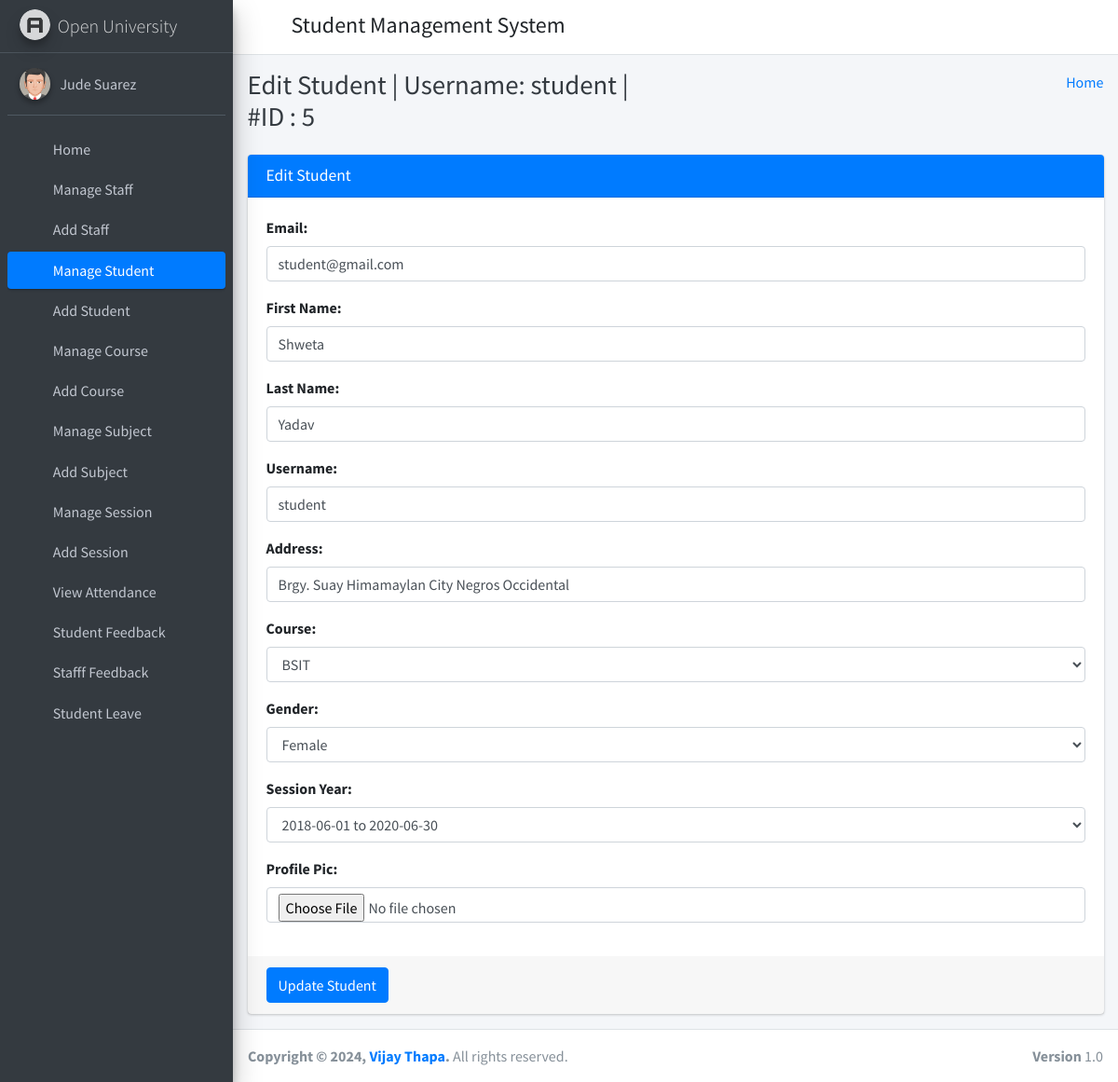
The app's page /edit_student/5 (signed in) with its own data.
### student_management_app/models.py (models this page shows)
class CustomUser(AbstractUser):
    user_type_data = ((1, "HOD"), (2, "Staff"), (3, "Student"))
    user_type = models.CharField(default=1, choices=user_type_data, max_length=10)

class Students(models.Model):
    id = models.AutoField(primary_key=True)
    admin = models.OneToOneField(CustomUser, on_delete = models.CASCADE)
    gender = models.CharField(max_length=50)
    profile_pic = models.FileField()
    address = models.TextField()
    course_id = models.ForeignKey(Courses, on_delete=models.DO_NOTHING, default=1)
    session_year_id = models.ForeignKey(SessionYearModel, on_delete=models.CASCADE)
    created_at = models.DateTimeField(auto_now_add=True)
    updated_at = models.DateTimeField(auto_now=True)
    objects = models.Manager()

### student_management_app/HodViews.py (the view)
# urls.py: path('edit_student/<student_id>', HodViews.edit_student, name="edit_student"),
def edit_student(request, student_id):
    request.session['student_id'] = student_id
    student = Students.objects.get(admin=student_id)
    form = EditStudentForm()
    form.fields['email'].initial = student.admin.email
    form.fields['username'].initial = student.admin.username
    form.fields['first_name'].initial = student.admin.first_name
    form.fields['last_name'].initial = student.admin.last_name
    form.fields['address'].initial = student.address
    form.fields['course_id'].initial = student.course_id.id
    form.fields['gender'].initial = student.gender
    form.fields['session_year_id'].initial = student.session_year_id.id
    context = {
        "id": student_id,
        "username": student.admin.username,
        "form": form
    }
    return render(request, "hod_template/edit_student_template.html", context)

### student_management_app/LoginCheckMiddleWare.py (called while the page is built, shortened)
    def process_view(self, request, view_func, view_args, view_kwargs):
        modulename = view_func.__module__
        user = request.user
        if user.is_authenticated:
            if user.user_type == "1":
                if modulename == "student_management_app.HodViews":
                    pass
                elif modulename == "student_management_app.views" or modulename == "django.views.static":
                    pass
                else:
                    return redirect("admin_home")
            else:
                return redirect("login")
        else:
            if request.path == reverse("login") or request.path == reverse("doLogin"):
                pass
            else:
                return redirect("login")

### student_management_app/templates/hod_template/edit_student_template.html (shortened to what this page needs)
{% extends 'hod_template/base_template.html' %}
{% block page_title %}
    Edit Student | Username: {{ username }} | #ID : {{ id }}
{% endblock page_title %}
{% block main_content %}
{% load static %}
<section class="content">
        <div class="container-fluid">
            <div class="row">
                <div class="col-md-12">
                    <div class="card card-primary">
                    <div class="card-header">
                        <h3 class="card-title">Edit Student</h3>
                    </div>
                    {% url 'edit_student_save' as action_path %}
                    {% include 'hod_template/form_template.html' with messages=messages form=form action_path=action_path button_text="Update Student" %}
                    </div>
                </div>
            </div>
        </div>
      </section>
  {% endblock main_content %}

### student_management_app/templates/hod_template/sidebar_template.html (shortened to what this page needs)
{% load static %}
<aside class="main-sidebar sidebar-dark-primary elevation-4">
      <a href="{% url 'admin_home' %}" class="brand-link">
        <img src="{% static 'dist/img/AdminLTELogo.png' %}" alt="AdminLTE Logo" class="brand-image img-circle elevation-3"
            style="opacity: .8">
        <span class="brand-text font-weight-light">Open University</span>
      </a>
      <div class="sidebar">
        <div class="user-panel mt-3 pb-3 mb-3 d-flex">
          <div class="image">
            <img src="{% static 'dist/img/user2-160x160.jpg' %}" class="img-circle elevation-2" alt="User Image">
          </div>
          <div class="info">
            <a href="{% url 'admin_profile' %}" class="d-block">{{ user.first_name }} {{ user.last_name }}</a>
          </div>
        </div>
        <nav class="mt-2">
          <ul class="nav nav-pills nav-sidebar flex-column" data-widget="treeview" role="menu" data-accordion="false">
            <li class="nav-item">
              {% url 'admin_home' as admin_home %}
              <a href="{{ admin_home }}" class="nav-link {% if request.path == admin_home %} active {% endif %}">
                <i class="nav-icon fas fa-tachometer-alt"></i>
                <p>
                  Home
                </p>
              </a>
            </li>
            <li class="nav-item">
              {% url 'manage_staff' as manage_staff %}
              {% url 'edit_staff' staff_id=id as edit_staff %}
              <a href="{{ manage_staff }}" class="nav-link {% if request.path == manage_staff %} active {% endif %} {% if request.path == edit_staff %} active {% endif %}">
                <i class="nav-icon fas fa-chalkboard-teacher"></i>
                <p>
                  Manage Staff
                </p>
              </a>
            </li>
            <li class="nav-item">
              {% url 'add_staff' as add_staff %}
              <a href="{{ add_staff }}" class="nav-link {% if request.path == add_staff %} active {% endif %}">
                <i class="nav-icon fas fa-th"></i>
                <p>
                  Add Staff
                </p>
              </a>
            </li>
            <li class="nav-item">
              {% url 'manage_student' as manage_student %}
              {% url 'edit_student' student_id=id as edit_student %}
              <a href="{{ manage_student }}" class="nav-link {% if request.path == manage_student %} active {% endif %} {% if request.path == edit_student %} active {% endif %}">
                <i class="nav-icon fas fa-user-graduate"></i>
                <p>
                  Manage Student
                </p>
              </a>
            </li>
            <li class="nav-item">
              {% url 'add_student' as add_student %}
              <a href="{{ add_student }}" class="nav-link {% if request.path == add_student %} active {% endif %}">
                <i class="nav-icon fas fa-th"></i>
                <p>
                  Add Student
                </p>
              </a>
            </li>
            <li class="nav-item">
              {% url 'manage_course' as manage_course %}
              {% url 'edit_course' course_id=id as edit_course %}
              <a href="{{ manage_course }}" class="nav-link {% if request.path == manage_course %} active {% endif %} {% if request.path == edit_course %} active {% endif %}">
                <i class="nav-icon fas fa-chalkboard"></i>
                <p>
                  Manage Course
                </p>
              </a>
            </li>
            <li class="nav-item">
            {% url 'add_course' as add_course %}
              <a href="{{ add_course }}" class="nav-link {% if request.path == add_course %} active {% endif %}">
                <i class="nav-icon fas fa-th"></i>
                <p>
                  Add Course
                </p>
              </a>
            </li>
            <li class="nav-item">
              {% url 'manage_subject' as manage_subject %}
              {% url 'edit_subject' subject_id=id as edit_subject %}
              <a href="{{ manage_subject }}" class="nav-link {% if request.path == manage_subject %} active {% endif %} {% if request.path == edit_subject %} active {% endif %}">
                <i class="nav-icon fas fa-book"></i>
                <p>
                  Manage Subject
                </p>
              </a>
            </li>
            <li class="nav-item">
              {% url 'add_subject' as add_subject %}
              <a href="{{ add_subject }}" class="nav-link {% if request.path == add_subject %} active {% endif %}">
                <i class="nav-icon fas fa-th"></i>
                <p>
                  Add Subject
                </p>
              </a>
            </li>
            <li class="nav-item">
              {% url 'manage_session' as manage_session %}
              {% url 'edit_session' session_id=id as edit_session %}
              <a href="{{ manage_session }}" class="nav-link {% if request.path == manage_session %} active {% endif %} {% if request.path == edit_session %} active {% endif %}">
                <i class="nav-icon fas fa-graduation-cap"></i>
                <p>
                  Manage Session
                </p>
              </a>
            </li>
            <li class="nav-item">
              {% url 'add_session' as add_session %}
              <a href="{{ add_session }}" class="nav-link {% if request.path == add_session %} active {% endif %}">
                <i class="nav-icon fas fa-th"></i>
                <p>
                  Add Session
                </p>
              </a>
            </li>
            <li class="nav-item">
              {% url 'admin_view_attendance' as admin_view_attendance %}
              <a href="{{ admin_view_attendance }}" class="nav-link {% if request.path == admin_view_attendance %} active {% endif %}">
                <i class="nav-icon fas fa-calendar-alt"></i>
                <p>
                  View Attendance
                </p>
              </a>
            </li>
            <li class="nav-item">
              {% url 'student_feedback_message' as student_feedback_message %}
              <a href="{{ student_feedback_message }}" class="nav-link {% if request.path == student_feedback_message %} active {% endif %}">
                <i class="nav-icon fas fa-th"></i>
                <p>
                  Student Feedback
                </p>
              </a>
            </li>
            <li class="nav-item">
              {% url 'staff_feedback_message' as staff_feedback_message %}
              <a href="{{ staff_feedback_message }}" class="nav-link {% if request.path == staff_feedback_message %} active {% endif %}">
                <i class="nav-icon fas fa-th"></i>
                <p>
                  Stafff Feedback
                </p>
              </a>
            </li>
            <li class="nav-item">
              {% url 'student_leave_view' as student_leave_view %}
              <a href="{{ student_leave_view }}" class="nav-link {% if request.path == student_leave_view %} active {% endif %}">
                <i class="nav-icon fas fa-th"></i>
                <p>
                  Student Leave
                </p>
              </a>
            </li>
            <li class="nav-item">
              {% url 'staff_leave_view' as staff_leave_view %}
              <a href="{{ staff_leave_view }}" class="nav-link {% if request.path == staff_leave_view %} active {% endif %}">
                <p>
                </p>
              </a>
            </li>
          </ul>
        </nav>
      </div>
    </aside>

### student_management_app/templates/hod_template/form_template.html (shortened to what this page needs)
                    <form role="form" method="POST" action="{{ action_path }}" enctype="multipart/form-data">
                        <div class="card-body">
                            {% for field in form %}
                                <div class="form-group">
                                    {{ field.label_tag }}
                                    {{ field }}
                                </div>
                            {% endfor %%}
                        </div>
                        <div class="card-footer">
                        <button type="submit" class="btn btn-primary">{{ button_text }}</button>
                        </div>
                    </form>

### records on screen
CustomUser: first_name "Jude", last_name "Suarez"
CustomUser: username "student", form "student@gmail.com" "Shweta" "Yadav" "student"
Students: form "Brgy. Suay Himamaylan City Negros Occidental" "BSIT" "Female" "2018-06-01 to 2020-06-30"

### other values on screen
{{ id }} "5"
{{ field.label_tag }} "Email:" "First Name:" "Last Name:" "Username:" "Address:" "Course:" "Gender:" "Session Year:" "Profile Pic:"
{{ button_text }} "Update Student"
